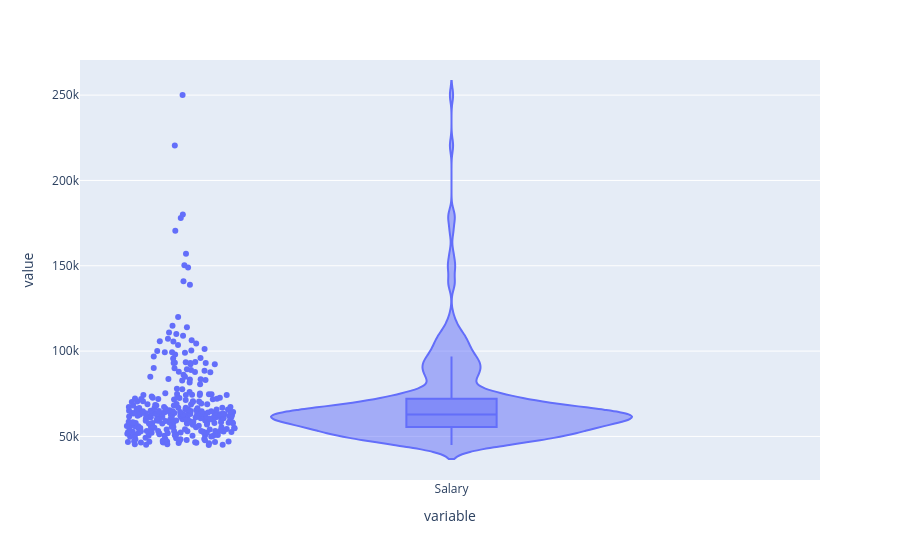

Notebook code for this chart:
### Markdown cell above
## Violin Plot

### Code cell
fig = px.violin(
    df,
    y=['Salary'],
    box=True,
    points='all'
)
fig.show()

### Figure 1 — Plotly figure (JSON) as saved in the notebook; plotly's stock layout.template omitted (floating-point values rounded to 4 significant figures; data arrays with more than 128 entries replaced by an {"elided": "..."} marker saying what was removed)
{"data": [{"alignmentgroup": "True", "box": {"visible": true}, "hovertemplate": "variable=%{x}<br>value=%{y}<extra></extra>", "legendgroup": "", "marker": {"color": "#636efa"}, "name": "", "offsetgroup": "", "orientation": "v", "points": "all", "scalegroup": "True", "showlegend": false, "type": "violin", "x": {"elided": "311 str values"}, "x0": " ", "xaxis": "x", "y": {"elided": "311 int values"}, "y0": " ", "yaxis": "y"}], "layout": {"legend": {"tracegroupgap": 0}, "margin": {"t": 60}, "violinmode": "group", "xaxis": {"anchor": "y", "domain": [0, 1], "title": {"text": "variable"}}, "yaxis": {"anchor": "x", "domain": [0, 1], "title": {"text": "value"}}}}
